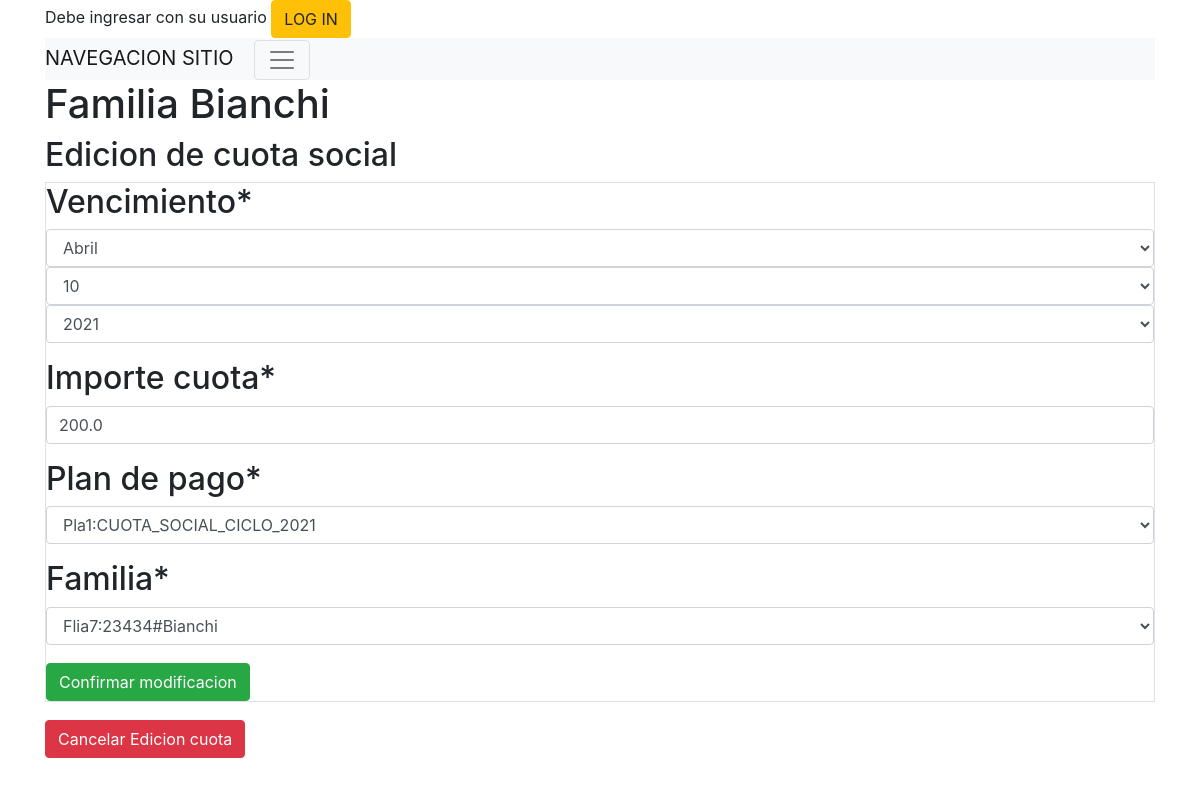
The page /cuotas/familia/editar_cuota/7/84 on the database its author committed.
### cuotas/models.py (models this page shows)
class CuotaSocialFamilia(models.Model):
    vencimiento = models.DateField('vencimiento')
    importe_cuota = models.FloatField()
    creado = models.DateTimeField('creado',auto_now_add=True)
    actualizado = models.DateTimeField('actualizado',auto_now=True)
    plan_de_pago = models.ForeignKey(PlanDePago, on_delete=models.CASCADE)
    familia = models.ForeignKey(Familia, on_delete=models.CASCADE)
    deleted = models.BooleanField(default=False)
    class Meta:
        permissions = (
                       ( "cuota_crear","Agregar cuotas"),
                       ( "cuota_editar","Editar cuotas"),
                       ( "cuota_borrar","Eliminar cuotas"),
                       ( "cuota_ver","Ver detalle de cuotas" ),
                      )
    def __str__(self):
        return  "Cuo{}:{}:${}".format(self.pk,self.vencimiento,self.importe_cuota)

### socios/models.py (models this page shows)
class Familia(models.Model):
    familia_crm_id = models.CharField(max_length=50,unique=True)
    crm_id = models.IntegerField(unique=True,null=True) # unique=True
    direccion_calle = models.CharField(max_length=50,blank=True)
    direccion_numero = models.CharField(max_length=50,blank=True)
    direccion_depto = models.CharField(max_length=50,blank=True)
    direccion_localidad = models.CharField(max_length=50,blank=True)
    direccion_provincia = models.CharField(max_length=50,blank=True)
    contacto = models.CharField(max_length=200,blank=True)
    eliminado = models.BooleanField(default=False)
    creado = models.DateTimeField('creado',auto_now_add=True)
    actualizado = models.DateTimeField('actualizado',auto_now=True)
    class Meta:
        permissions = (
                       ( "familia_crear","Agregar nueva familia"),
                       ( "familia_editar","Editar familia"),
                       ( "familia_borrar","Eliminar familia"),
                       ( "familia_ver","Ver informacion de familia" ),
                      )
    def __str__(self):
        return  "Flia{}:{}#{}".format(self.pk,self.crm_id,self.familia_crm_id)

### cuotas/views.py (the view)
# urls.py: path('familia/editar_cuota/<int:familia_id>/<int:cuota_id>', views.editar_cuota, name='editar_cuota'),
def editar_cuota(request, familia_id, cuota_id):
    func = inspect.currentframe().f_back.f_code
    logger.info(" %s: %s in %s:%i" % (
        'init ',
        func.co_name,
        func.co_filename,
        func.co_firstlineno
    ))
    cuota = CuotaSocialFamilia.objects.get(pk=cuota_id)
    logger.info("{}) Cuota {} Familia {} plan de pagos {} ".format(func.co_name,cuota.pk,cuota.familia.familia_crm_id,cuota))
    if request.method == "POST":
        form = CuotaSocialFamiliaForm(request.POST,instance=cuota)
        if form.is_valid():
            post = form.save(commit=False)
            post.save()
            return redirect('socios:familia_detalle', familia_id=familia_id  )
    form = CuotaSocialFamiliaForm(instance=cuota)
    return render(request, 'cuotas/cuota_editar.html', {'form': form, 'cuota': cuota })

### cuotas/forms.py
class CuotaSocialFamiliaForm(forms.ModelForm):
    vencimiento = forms.DateField(widget = forms.SelectDateWidget(years=range(init_year_pay(), end_year_pay()) ) )
    class Meta:
        model = CuotaSocialFamilia
        fields = ('vencimiento', 'importe_cuota',
                  'plan_de_pago', 'familia')

### cuotas/models.py (called while the page is built)
    def __str__(self):
        return  "Pla{}:{}".format(self.pk,self.crm_id)

### cuotas/templates/cuotas/cuota_editar.html (shortened to what this page needs)
{% extends "base_site.html" %}
{% block content %}
{% load crispy_forms_tags %}
<h1>Familia {{ cuota.familia.familia_crm_id }}</h1>
<h2>Edicion de cuota social<h2>
<div class="post">
  <form method="POST" class="post-form table table-striped table-bordered table-hover table-responsive-xl">
    {{ form|crispy }}
    <button type="submit" class="btn btn-success" type="submit" >Confirmar modificacion</button>
  </form>
</div>
<a type="button" class="btn btn-danger" href="{% url 'socios:familia_detalle' familia_id=cuota.familia.pk error_message='Operacion Edicion Cuota Social cancelada'|urlencode %}">Cancelar Edicion cuota</a>
{% endblock content %}

### rows shown on the page
CuotaSocialFamilia: familia.familia_crm_id "Bianchi", importe_cuota "200.0", plan_de_pago "Pla1:CUOTA_SOCIAL_CICLO_2021", familia "Flia7:23434#Bianchi"
